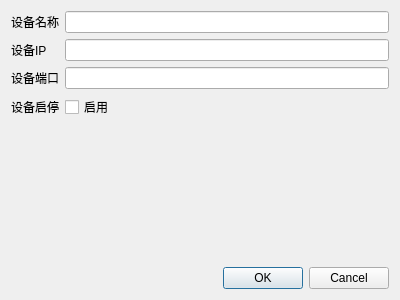
<?xml version="1.0" encoding="UTF-8"?>
<ui version="4.0">
 <class>DeviceManagerSub</class>
 <widget class="QDialog" name="DeviceManagerSub">
  <property name="geometry">
   <rect>
    <x>0</x>
    <y>0</y>
    <width>400</width>
    <height>300</height>
   </rect>
  </property>
  <property name="windowTitle">
   <string>Device Manager</string>
  </property>
  <layout class="QVBoxLayout" name="verticalLayout">
   <item>
    <layout class="QFormLayout" name="formLayout">
     <item row="0" column="0">
      <widget class="QLabel" name="labelDeviceName">
       <property name="text">
        <string>设备名称</string>
       </property>
      </widget>
     </item>
     <item row="0" column="1">
      <widget class="QLineEdit" name="lineEditDeviceName"/>
     </item>
     <item row="1" column="0">
      <widget class="QLabel" name="labelDeviceIP">
       <property name="text">
        <string>设备IP</string>
       </property>
      </widget>
     </item>
     <item row="1" column="1">
      <widget class="QLineEdit" name="lineEditDeviceIP"/>
     </item>
     <item row="2" column="0">
      <widget class="QLabel" name="labelDevicePort">
       <property name="text">
        <string>设备端口</string>
       </property>
      </widget>
     </item>
     <item row="2" column="1">
      <widget class="QLineEdit" name="lineEditDevicePort"/>
     </item>
     <item row="3" column="0">
      <widget class="QLabel" name="lblDeviceEnabled">
       <property name="text">
        <string>设备启停</string>
       </property>
      </widget>
     </item>
     <item row="3" column="1">
      <widget class="QCheckBox" name="checkBoxDeviceEnabled">
       <property name="text">
        <string>启用</string>
       </property>
      </widget>
     </item>
    </layout>
   </item>
   <item>
    <layout class="QHBoxLayout" name="horizontalLayout">
     <item>
      <spacer name="horizontalSpacer">
       <property name="orientation">
        <enum>Qt::Orientation::Horizontal</enum>
       </property>
       <property name="sizeHint" stdset="0">
        <size>
         <width>40</width>
         <height>20</height>
        </size>
       </property>
      </spacer>
     </item>
     <item>
      <widget class="QPushButton" name="pushButtonOK">
       <property name="text">
        <string>OK</string>
       </property>
      </widget>
     </item>
     <item>
      <widget class="QPushButton" name="pushButtonCancel">
       <property name="text">
        <string>Cancel</string>
       </property>
      </widget>
     </item>
    </layout>
   </item>
  </layout>
 </widget>
 <resources/>
 <connections/>
</ui>
